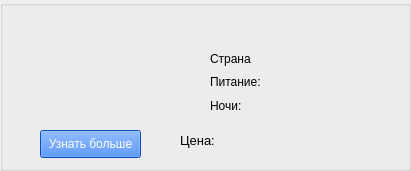
  <widget class="QGroupBox" name="groupBox_23">
   <property name="geometry">
    <rect>
     <x>1430</x>
     <y>710</y>
     <width>411</width>
     <height>171</height>
    </rect>
   </property>
   <property name="title">
    <string/>
   </property>
   <widget class="QLabel" name="picture_12">
    <property name="geometry">
     <rect>
      <x>20</x>
      <y>20</y>
      <width>131</width>
      <height>101</height>
     </rect>
    </property>
    <property name="text">
     <string/>
    </property>
   </widget>
   <widget class="QLabel" name="name_12">
    <property name="geometry">
     <rect>
      <x>160</x>
      <y>10</y>
      <width>241</width>
      <height>31</height>
     </rect>
    </property>
    <property name="font">
     <font>
      <family>Segoe Print</family>
      <pointsize>11</pointsize>
      <underline>true</underline>
     </font>
    </property>
    <property name="text">
     <string/>
    </property>
   </widget>
   <widget class="QPushButton" name="pushButton_27">
    <property name="geometry">
     <rect>
      <x>40</x>
      <y>130</y>
      <width>101</width>
      <height>28</height>
     </rect>
    </property>
    <property name="styleSheet">
     <string notr="true">color: white;
background-color:rgb(15, 107, 255)</string>
    </property>
    <property name="text">
     <string>Узнать больше</string>
    </property>
   </widget>
   <widget class="QLabel" name="country_12">
    <property name="geometry">
     <rect>
      <x>270</x>
      <y>50</y>
      <width>121</width>
      <height>16</height>
     </rect>
    </property>
    <property name="text">
     <string/>
    </property>
   </widget>
   <widget class="QLabel" name="meals_12">
    <property name="geometry">
     <rect>
      <x>270</x>
      <y>70</y>
      <width>121</width>
      <height>20</height>
     </rect>
    </property>
    <property name="text">
     <string/>
    </property>
   </widget>
   <widget class="QLabel" name="label_106">
    <property name="geometry">
     <rect>
      <x>180</x>
      <y>120</y>
      <width>51</width>
      <height>41</height>
     </rect>
    </property>
    <property name="font">
     <font>
      <pointsize>10</pointsize>
     </font>
    </property>
    <property name="text">
     <string>Цена:</string>
    </property>
    <property name="textFormat">
     <enum>Qt::AutoText</enum>
    </property>
   </widget>
   <widget class="QLabel" name="nights_12">
    <property name="geometry">
     <rect>
      <x>270</x>
      <y>96</y>
      <width>121</width>
      <height>20</height>
     </rect>
    </property>
    <property name="text">
     <string/>
    </property>
   </widget>
   <widget class="QLabel" name="price_12">
    <property name="geometry">
     <rect>
      <x>240</x>
      <y>120</y>
      <width>161</width>
      <height>41</height>
     </rect>
    </property>
    <property name="font">
     <font>
      <family>Segoe Print</family>
      <pointsize>10</pointsize>
     </font>
    </property>
    <property name="text">
     <string/>
    </property>
   </widget>
   <widget class="QWidget" name="layoutWidget_26">
    <property name="geometry">
     <rect>
      <x>210</x>
      <y>50</y>
      <width>56</width>
      <height>64</height>
     </rect>
    </property>
    <layout class="QVBoxLayout" name="verticalLayout_27">
     <item>
      <widget class="QLabel" name="label_107">
       <property name="text">
        <string>Страна</string>
       </property>
      </widget>
     </item>
     <item>
      <widget class="QLabel" name="label_108">
       <property name="text">
        <string>Питание:</string>
       </property>
      </widget>
     </item>
     <item>
      <widget class="QLabel" name="label_109">
       <property name="text">
        <string>Ночи:</string>
       </property>
      </widget>
     </item>
    </layout>
   </widget>
   <widget class="QPushButton" name="pushButton_33">
    <property name="geometry">
     <rect>
      <x>160</x>
      <y>10</y>
      <width>231</width>
      <height>31</height>
     </rect>
    </property>
    <property name="font">
     <font>
      <underline>true</underline>
     </font>
    </property>
    <property name="styleSheet">
     <string notr="true">border: 0.3 px solid white;
background-color:rgba(255, 0, 0, 0)</string>
    </property>
    <property name="text">
     <string/>
    </property>
   </widget>
  </widget>
